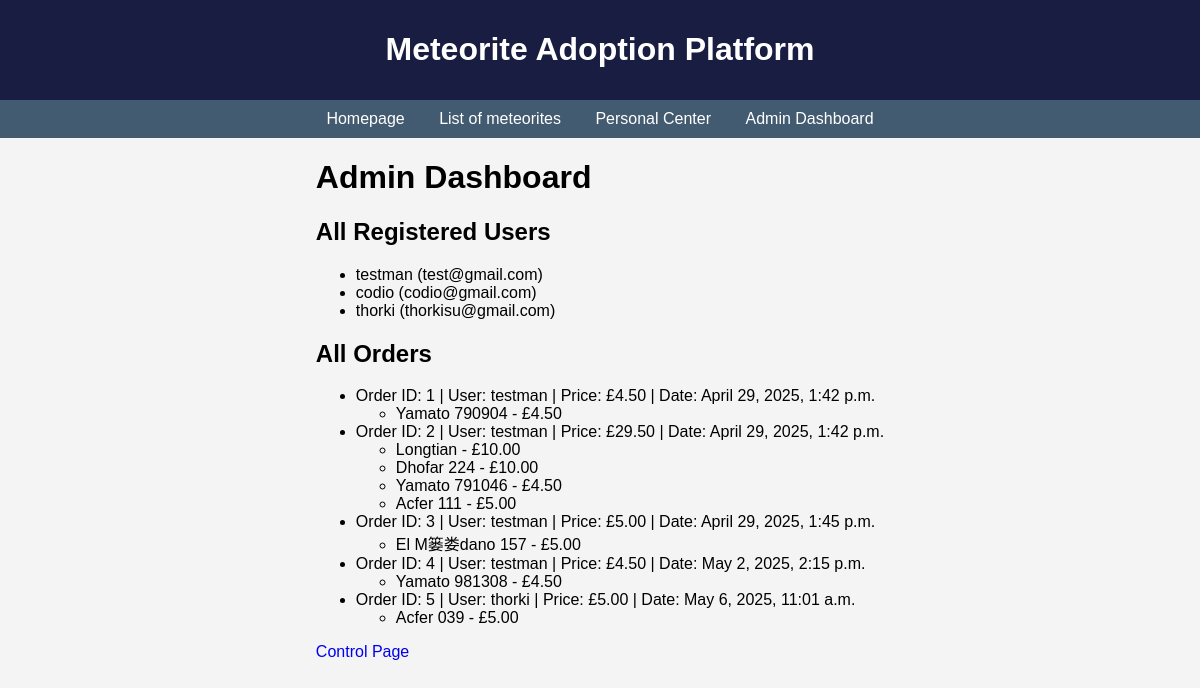
Screenshot of /admin-dashboard/ (signed in) with the database file from the repository.
### user/models.py (models this page shows)
class User(AbstractUser):
    USER_TYPE_CHOICES = [
        ('admin', 'Admin'),
        ('normal', 'Normal'),
    ]
    usertype = models.CharField(max_length=20, choices=USER_TYPE_CHOICES)
    reg_time = models.DateTimeField(auto_now_add=True)

### order/models.py (models this page shows)
class Order(models.Model):
    user = models.ForeignKey(User, on_delete=models.CASCADE)
    price = models.DecimalField(max_digits=10, decimal_places=2)
    date = models.DateTimeField(auto_now_add=True)

class OrderItem(models.Model):
    order = models.ForeignKey(Order, related_name='items', on_delete=models.CASCADE)
    meteorite = models.ForeignKey(Meteorite, on_delete=models.CASCADE)
    price = models.DecimalField(max_digits=10, decimal_places=2)

### meteorite/models.py (models this page shows)
class Meteorite(models.Model):
    name = models.CharField(max_length=100, unique=True)
    id = models.IntegerField(primary_key=True)
    nametype = models.CharField(max_length=20)
    recclass = models.CharField(max_length=50)
    mass = models.FloatField()
    fall = models.CharField(max_length=20)
    year = models.IntegerField()
    latitude = models.DecimalField(max_digits=9, decimal_places=6)
    longitude = models.DecimalField(max_digits=9, decimal_places=6)
    price = models.DecimalField(max_digits=10, decimal_places=2)

### mysite/views.py (the view)
# urls.py: path('admin-dashboard/', views.admin_dashboard, name='admin_dashboard'),
@user_passes_test(lambda u: u.is_superuser)
def admin_dashboard(request):
    users = User.objects.all()
    orders = Order.objects.all()
    return render(request, 'order/admin_dashboard.html', {
        'users': users,
        'orders': orders,
    })

### templates/order/admin_dashboard.html (shortened to what this page needs)
{% extends 'meteorite/main.html' %}
{% block content %}
    <h1>Admin Dashboard</h1>
    <h2>All Registered Users</h2>
    <ul>
        {% for user in users %}
            <li>{{ user.username }} ({{ user.email }})</li>
        {% endfor %}
    </ul>
    <h2>All Orders</h2>
    <ul>
        {% for order in orders %}
            <li>
                Order ID: {{ order.id }} | User: {{ order.user.username }} | Price: £{{ order.price }} | Date: {{ order.date }}
                <ul>
                    {% for item in order.items.all %}
                        <li>{{ item.meteorite.name }} - £{{ item.price }}</li>
                    {% endfor %}
                </ul>
            </li>
        {% endfor %}
    </ul>
    <a href="/admin/">Control Page</a>
{% endblock %}

### meteorite/static/meteorite/styles.css (style rules this page uses)
body { font-family: Arial, sans-serif; margin: 0; padding: 0; background-color: #f4f4f4; }
a { text-decoration: none; }

### rows the page displays
User: username "testman", email "test@gmail.com"
User: username "codio", email "codio@gmail.com"
User: username "thorki", email "thorkisu@gmail.com"
Order: id "1", user.username "testman", price "4.50", date "April 29, 2025, 1:42 p.m."
OrderItem: meteorite.name "Yamato 790904", price "4.50"
Order: id "2", user.username "testman", price "29.50", date "April 29, 2025, 1:42 p.m."
OrderItem: meteorite.name "Longtian", price "10.00"
OrderItem: meteorite.name "Dhofar 224", price "10.00"
OrderItem: meteorite.name "Yamato 791046", price "4.50"
OrderItem: meteorite.name "Acfer 111", price "5.00"
Order: id "3", user.username "testman", price "5.00", date "April 29, 2025, 1:45 p.m."
OrderItem: meteorite.name "El M篓娄dano 157", price "5.00"
Order: id "4", user.username "testman", price "4.50", date "May 2, 2025, 2:15 p.m."
OrderItem: meteorite.name "Yamato 981308", price "4.50"
Order: id "5", user.username "thorki", price "5.00", date "May 6, 2025, 11:01 a.m."
OrderItem: meteorite.name "Acfer 039", price "5.00"
